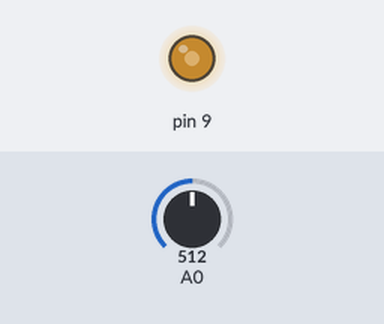
The sketch below on a simulated Arduino Uno, built with avr-gcc and run on an emulated ATmega328P. Shown: output pins drawn as LEDs (lit = HIGH). Inputs (shaded band) come from the test bench; at power-on: A0 = 512.

Above: at 1.2 s.
1.3 s: A0 set to 716
At 1.7 s:
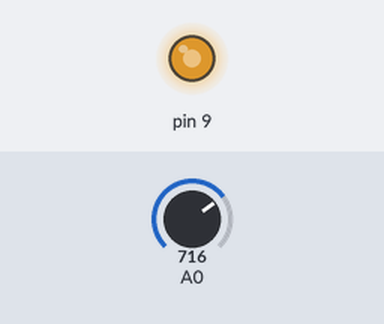
2.8 s: A0 set to 900
At 4.0 s:
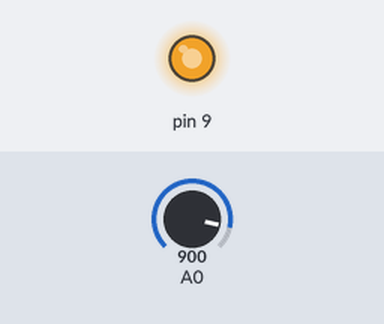
4.3 s: A0 set to 122
At 5.2 s:
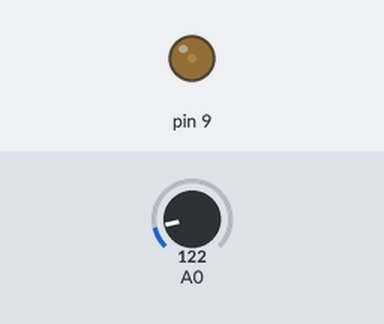
5.8 s: A0 set to 0
At 6.4 s:
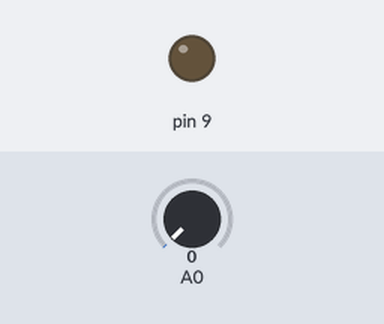
7.3 s: A0 set to 511
At 8.7 s:
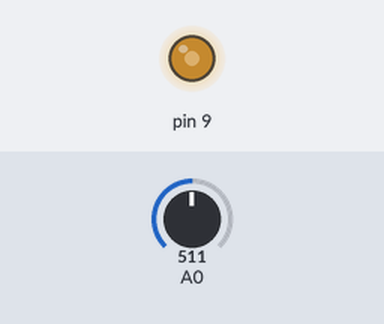
Timing chart, 0 to 9.8 s (numbered marks = the images above; inputs shaded):
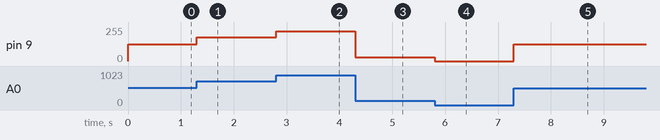

The sketch:

pisnik2.ino
```cpp
    void setup() {
  // put your setup code here, to run once:
  pinMode(9, OUTPUT); // светодиод
  pinMode(A0, INPUT);  // потенциометр A0
}

void loop() {
  // put your main code here, to run repeatedly:
  int potenziometr_10_bit = analogRead(A0); //считывает напряжение и записывает (10 битный) код в переменную
  int potenziometr_8_bit = map(potenziometr_10_bit, 0, 1023, 0, 255); //преобразуем код в 8 битный
  analogWrite(9, potenziometr_8_bit); //подаёт уровень напряжения на 9 пин из potenziometr_8_bit
}
```

Measured:
- after the input at 1.3 s, pin 9: 127/255 → 178/255 at once
- after the input at 2.8 s, pin 9: 178/255 → 224/255 at once
- after the input at 4.3 s, pin 9: 224/255 → 30/255 at once
- after the input at 5.8 s, pin 9: 30/255 → 0/255 at once
- after the input at 7.3 s, pin 9: 0/255 → 127/255 at once
